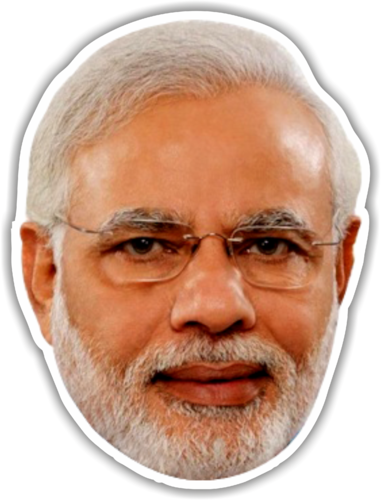
#> input picture PyQt5/Masks/modi.png, 381 x 500 px
$ python Final_practice.py   (older library calls are emulated)
#> lines starting #> are read from the running program, lines starting #| are printed output that depends on the picture
import cv2
import numpy as np
from PIL import Image

path="modi.png"
mask=Image.open(path)
#> mask is the input picture: PIL image 381x500 RGBA; mean R, G, B, A 141.4, 104.3, 84.4, 184.1
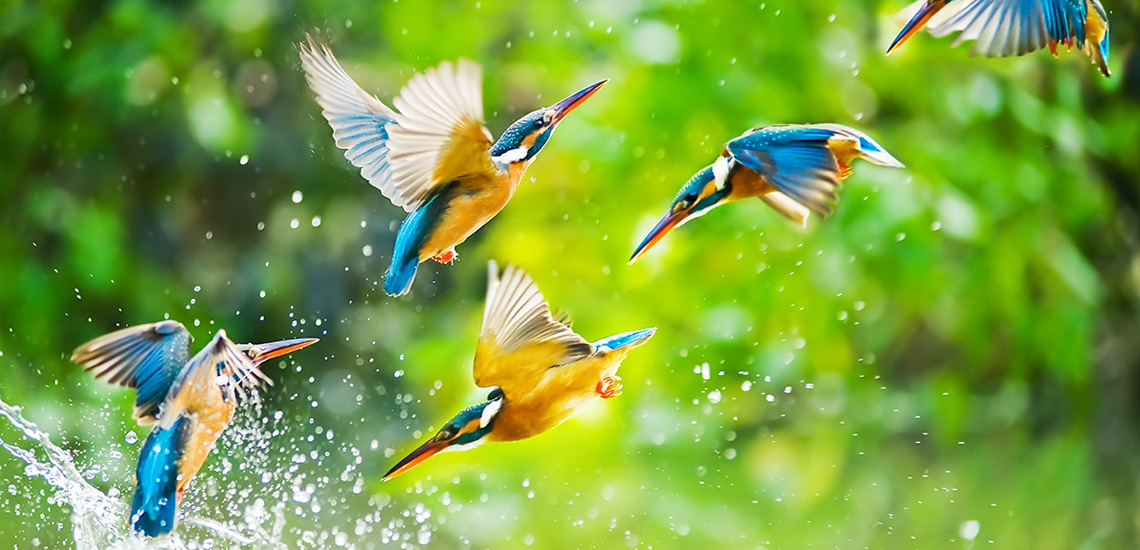
#> input picture PyQt5/avc.jpg, 1140 x 550 px, given in place of the camera
#> further down, frame is the input picture: shape (550, 1140, 3); mean B, G, R 65.3, 160.7, 121.7
face_cascade=cv2.CascadeClassifier("haarcascade_frontalface_default.xml")
def thug(image):
    gray=cv2.cvtColor(image,cv2.COLOR_BGR2GRAY)
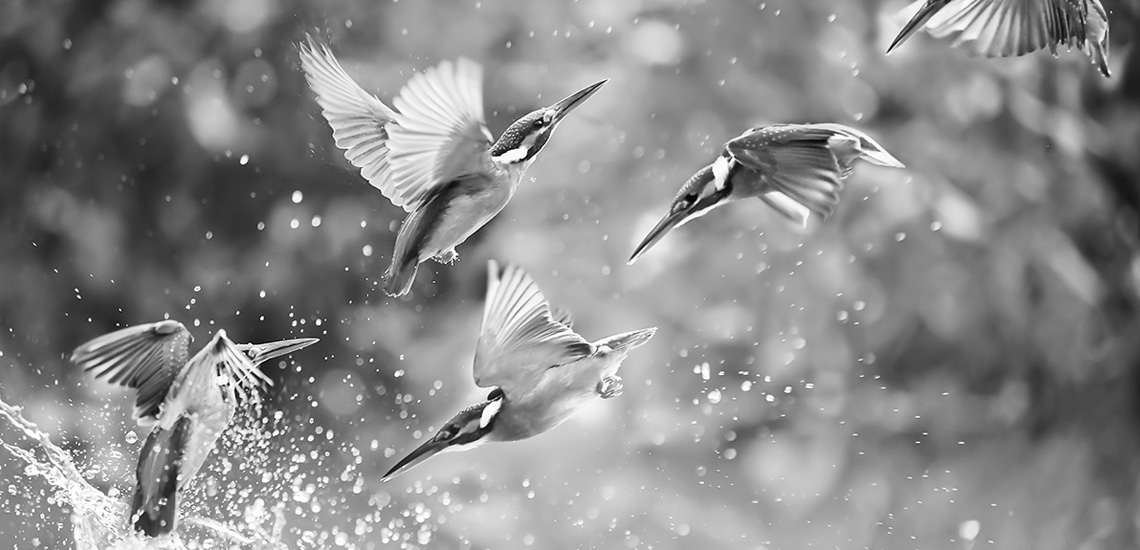
#> gray: shape (550, 1140); min 0, max 255, mean 138.2
    faces=face_cascade.detectMultiScale(gray,1.3)
#> faces = [[68, 372, 84, 84]]
    background=Image.fromarray(image)
    for (x,y,w,h) in faces:
        mask_r=mask.resize((w,h),Image.ANTIALIAS)

        of=(x,y)
        background.paste(mask_r,of,mask=mask_r)
#> this loop made 1 pass
#> pass 1, in thug, `mask_r=mask.resize((w,h),Image.ANTIALIAS)`:
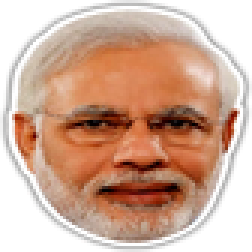
#> mask_r: PIL image 84x84 RGBA (shown 3 times larger); mean R, G, B, A 142.2, 105.1, 85.3, 183.9; transparent parts drawn white
#> after the loop:
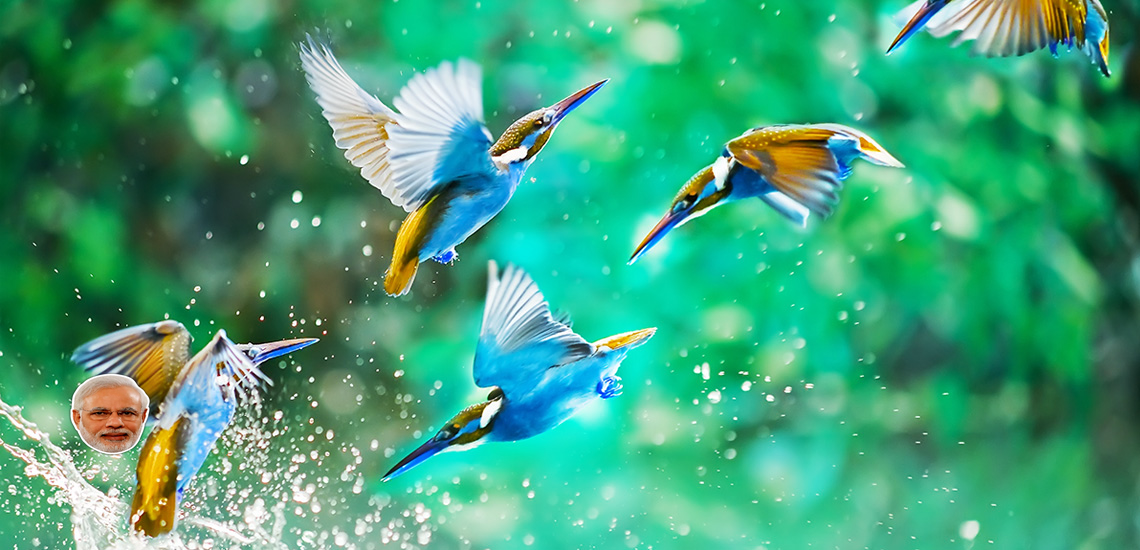
#> background: PIL image 1140x550 RGB; mean R, G, B 66, 160.4, 121.5
    return np.asarray(background)
cap=cv2.VideoCapture(0)
while True:
    ret,frame=cap.read()
    if ret:
        cv2.imshow("THUG LIFE",thug(frame))
        if cv2.waitKey(1)==27:
#> (key Esc is pressed here)
                break
cap.release()
cv2.destroyAllWindows()
